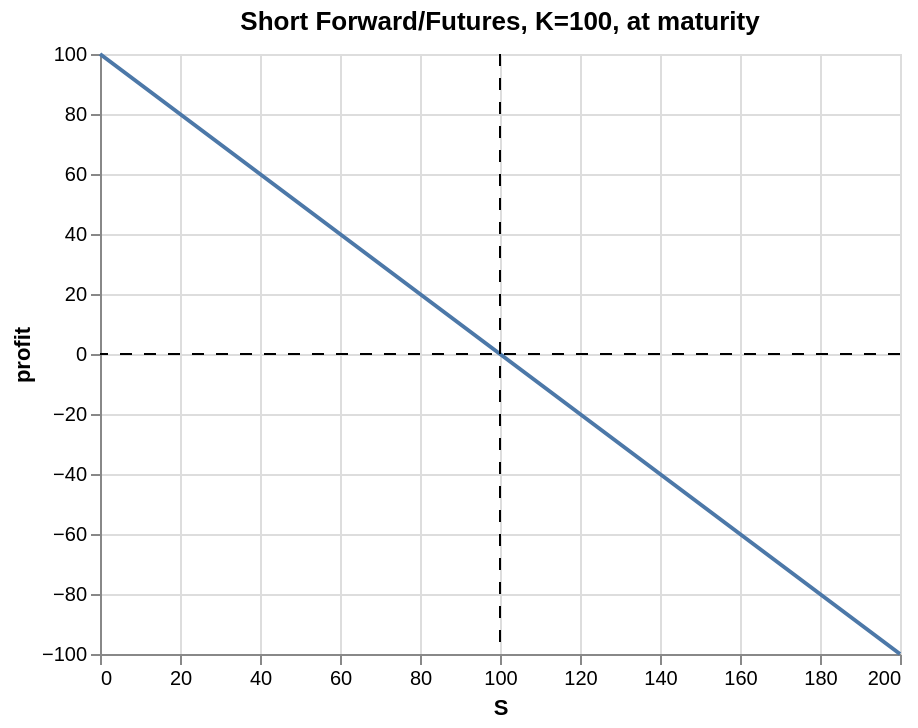

Source (notebook cell):
### Code cell
K = 100
df = pd.DataFrame()
df["S"] = pd.Series(range(0, 201))
df['profit'] = K - df['S'] 
chart = (
    alt.Chart(df)
    .mark_line()
    .encode(x="S", y="profit")
    .properties(title="Short Forward/Futures, K=100, at maturity")
)
xrule = alt.Chart().mark_rule(strokeDash=[6, 6], strokeWidth=1).encode(x=alt.datum(100))
yrule = alt.Chart().mark_rule(strokeDash=[6, 6], strokeWidth=1).encode(y=alt.datum(0))

chart + xrule + yrule

### Figure 1 — Vega-Lite specification as saved in the notebook (floating-point values rounded to 4 significant figures; data arrays with more than 128 entries replaced by an {"elided": "..."} marker saying what was removed)
{"config": {"view": {"continuousWidth": 400, "continuousHeight": 300}}, "layer": [{"data": {"name": "data-b3403c3ae8de652755424853c4f9821e"}, "mark": "line", "encoding": {"x": {"field": "S", "type": "quantitative"}, "y": {"field": "profit", "type": "quantitative"}}, "title": "Short Forward/Futures, K=100, at maturity"}, {"data": {"name": "empty"}, "mark": {"type": "rule", "strokeDash": [6, 6], "strokeWidth": 1}, "encoding": {"x": {"datum": 100}}}, {"data": {"name": "empty"}, "mark": {"type": "rule", "strokeDash": [6, 6], "strokeWidth": 1}, "encoding": {"y": {"datum": 0}}}], "$schema": "https://vega.github.io/schema/vega-lite/v4.17.0.json", "datasets": {"data-b3403c3ae8de652755424853c4f9821e": {"elided": "201 records"}, "empty": [{}]}}
